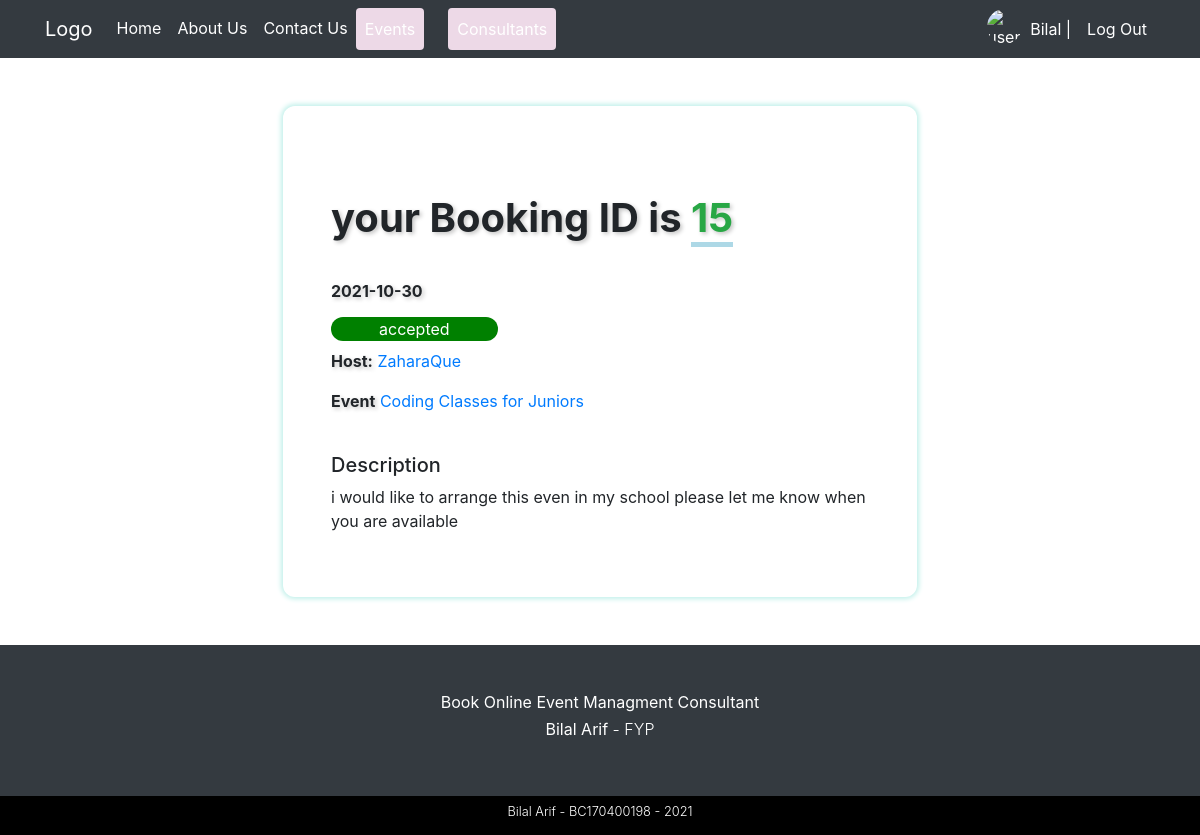
/booking-detail.php?id=15 (signed in), run on the app's committed database.
### tables this page shows
CREATE TABLE IF NOT EXISTS `bookings` (
  `booking_id` int(11) NOT NULL AUTO_INCREMENT,
  `booking_event` int(11) NOT NULL,
  `booking_event_name` varchar(255) NOT NULL,
  `booking_description` text NOT NULL,
  `booking_consultant` int(11) NOT NULL,
  `booking_consultant_username` varchar(255) NOT NULL,
  `booking_user` int(11) NOT NULL,
  `booking_user_username` varchar(255) NOT NULL,
  `booking_status` varchar(50) NOT NULL DEFAULT 'pending',
  `booking_date` date NOT NULL,
  `booking_createdAt` datetime NOT NULL DEFAULT CURRENT_TIMESTAMP,
  PRIMARY KEY (`booking_id`)
);

### includes/classes/Database.php (called while the page is built, shortened)
<?php
class Database {
    private $pdo;
    public function __construct(){
        $this->pdo = new PDO("mysql:host=localhost;dbname=lamhey", "Bilal", "123123");
        $this->pdo->setAttribute(PDO::ATTR_ERRMODE, PDO::ERRMODE_EXCEPTION);
    }
    public function queryDB($sql, $mode, $values = array()){
        $stmt = $this->pdo->prepare($sql);
        foreach($values as $valueToBind){
            $stmt->bindValue($valueToBind[0], $valueToBind[1]);
        }
        $stmt->execute();
        if ($mode != Database::SELECTSINGLE && $mode != Database::SELECTALL && $mode != Database::EXECUTE){
            throw new Exception('Invalid Mode');
        }else if ($mode == Database::SELECTSINGLE){
            return $stmt->fetch(PDO::FETCH_ASSOC);
        }else if ($mode == Database::SELECTALL){
            return $stmt->fetchAll(PDO::FETCH_ASSOC);
        }
    }
}

### process/booking_detail_process.php (called while the page is built, shortened)
<?php
$h = new Helper();
$b = new Booking();
$bookingId = $h->getURLParams("id");
$booking = $b->getBooking($bookingId);

### includes/classes/Helper.php (called while the page is built, shortened)
<?php
class Helper {
    public function getURLParams($paramName) {
        $url = 'http://' . $_SERVER['HTTP_HOST'] . $_SERVER['REQUEST_URI'];
        $url_components = parse_url($url);
        parse_str($url_components['query'], $params);
        return $params[$paramName];
    }
}

### includes/classes/Booking.php (called while the page is built, shortened)
<?php
class Booking {
    protected $db;
    public function __construct(){
        $this->db = new Database();
    }
    public function getBooking($id) {
        $sql = "SELECT * FROM bookings WHERE booking_id = :id";
        $values = array( array(":id", $id) );
        $result = $this->db->queryDB($sql, Database::SELECTSINGLE, $values);
        return $result;
    }
}

### booking-detail.php (the view, shortened to what this page needs)
<?php
    include_once "./process/booking_detail_process.php";
?>
<!DOCTYPE html>
<html lang="en">
<?php include_once "./partials/Head.php";?>
<body>
    <?php include_once "./partials/Navigation.php";?>
    <section class="login-page-section">
        <div class="container">
            <div class="row">
                <div class="offset-sm-2 offset-md-2 col-sm-12 col-md-8">
                    <div class="theme-border-box">
                        <div class="row">
                            <div class="col-12">
                                <h1 class="theme-heading">your Booking ID is <span
                                        class="text-underline text-success"><?php echo $booking['booking_id']?></span>
                                </h1>
                                <h6 class="theme-heading">
                                    <?php echo $booking['booking_date']?>
                                </h6>
                                <label
                                    class="<?php echo $booking['booking_status'] ?> rounded-pill px-5"><?php echo $booking['booking_status'] ?></label>
                                <p><strong class="theme-heading">Host:</strong> <a
                                        href="consultant-profile.php?id=<?php echo $booking['booking_consultant']?>">
                                        <?php echo $booking['booking_consultant_username']?> </a></p>
                                <p><strong class="theme-heading">Event</strong> <a
                                        href="event-detail-page.php?id=<?php echo $booking['booking_event']?>"><?php echo $booking['booking_event_name']?></a>
                                </p>
                                <Br>
                                <h5>Description</h5>
                                <p><?php echo $booking['booking_description']?></p>
                            </div>
                        </div>
                    </div>
                </div>
            </div>
        </div>
    </section>
    <?php include_once "./partials/Footer.php"?>
</body>
</html>

### css/style.css (style rules this page uses)
.text-underline { position: relative; }
.text-underline:after { content: ""; border-bottom: 5px solid lightblue; width: 100%; height: 40px; bottom: -5px; left: 0px; position: absolute; }
.theme-border-box { -webkit-box-shadow: 0px 0px 5px 2px rgb(193 240 234 / 100%); box-shadow: 0px 0px 5px 2px rgb(193 240 234 / 100%); padding: 3em; margin: 3em; border-radius: 12px; }
.theme-heading { font-weight: bold; text-shadow: 2px 2px 4px #0000003b; margin: 1em 0; }
.accepted { background-color: green; color: white; }

### data on the page
bookings: booking_id "15", booking_date "2021-10-30", booking_status "accepted", booking_consultant_username "ZaharaQue", booking_event_name "Coding Classes for Juniors", booking_description "i would like to arrange this even in my school please let me know when you are available"

### other printed values
$username "Bilal"
